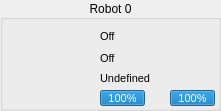
   <widget class="QGroupBox" name="groupBox">
    <property name="geometry">
     <rect>
      <x>920</x>
      <y>86</y>
      <width>221</width>
      <height>111</height>
     </rect>
    </property>
    <property name="title">
     <string>Robot 0</string>
    </property>
    <property name="alignment">
     <set>Qt::AlignCenter</set>
    </property>
    <widget class="QLabel" name="sprite_1">
     <property name="geometry">
      <rect>
       <x>8</x>
       <y>30</y>
       <width>64</width>
       <height>64</height>
      </rect>
     </property>
     <property name="text">
      <string/>
     </property>
     <property name="pixmap">
      <pixmap resource="../../rsc.qrc">:/textures/textures/robots/blue/b0.png</pixmap>
     </property>
     <property name="scaledContents">
      <bool>true</bool>
     </property>
    </widget>
    <widget class="QProgressBar" name="battery_1">
     <property name="geometry">
      <rect>
       <x>100</x>
       <y>90</y>
       <width>45</width>
       <height>16</height>
      </rect>
     </property>
     <property name="font">
      <font>
       <pointsize>8</pointsize>
      </font>
     </property>
     <property name="autoFillBackground">
      <bool>false</bool>
     </property>
     <property name="value">
      <number>100</number>
     </property>
    </widget>
    <widget class="QLabel" name="label">
     <property name="geometry">
      <rect>
       <x>80</x>
       <y>90</y>
       <width>16</width>
       <height>16</height>
      </rect>
     </property>
     <property name="text">
      <string/>
     </property>
     <property name="pixmap">
      <pixmap resource="../../rsc.qrc">:/textures/textures/ui/battery.png</pixmap>
     </property>
     <property name="scaledContents">
      <bool>true</bool>
     </property>
    </widget>
    <widget class="QLabel" name="label_21">
     <property name="geometry">
      <rect>
       <x>80</x>
       <y>30</y>
       <width>16</width>
       <height>14</height>
      </rect>
     </property>
     <property name="text">
      <string/>
     </property>
     <property name="pixmap">
      <pixmap resource="../../rsc.qrc">:/textures/textures/ui/connect.png</pixmap>
     </property>
     <property name="scaledContents">
      <bool>true</bool>
     </property>
    </widget>
    <widget class="QLabel" name="status_1">
     <property name="geometry">
      <rect>
       <x>100</x>
       <y>28</y>
       <width>17</width>
       <height>17</height>
      </rect>
     </property>
     <property name="font">
      <font>
       <pointsize>8</pointsize>
      </font>
     </property>
     <property name="text">
      <string>Off</string>
     </property>
    </widget>
    <widget class="QLabel" name="dribble_1">
     <property name="geometry">
      <rect>
       <x>100</x>
       <y>50</y>
       <width>17</width>
       <height>17</height>
      </rect>
     </property>
     <property name="font">
      <font>
       <pointsize>8</pointsize>
      </font>
     </property>
     <property name="text">
      <string>Off</string>
     </property>
    </widget>
    <widget class="QLabel" name="label_27">
     <property name="geometry">
      <rect>
       <x>80</x>
       <y>50</y>
       <width>16</width>
       <height>16</height>
      </rect>
     </property>
     <property name="text">
      <string/>
     </property>
     <property name="pixmap">
      <pixmap resource="../../rsc.qrc">:/textures/textures/ui/dribble.png</pixmap>
     </property>
     <property name="scaledContents">
      <bool>true</bool>
     </property>
    </widget>
    <widget class="QLabel" name="imgrole_1">
     <property name="geometry">
      <rect>
       <x>80</x>
       <y>70</y>
       <width>16</width>
       <height>16</height>
      </rect>
     </property>
     <property name="text">
      <string/>
     </property>
     <property name="pixmap">
      <pixmap resource="../../rsc.qrc">:/textures/textures/ui/none.png</pixmap>
     </property>
     <property name="scaledContents">
      <bool>true</bool>
     </property>
    </widget>
    <widget class="QLabel" name="role_1">
     <property name="geometry">
      <rect>
       <x>100</x>
       <y>70</y>
       <width>111</width>
       <height>17</height>
      </rect>
     </property>
     <property name="font">
      <font>
       <pointsize>8</pointsize>
      </font>
     </property>
     <property name="text">
      <string>Undefined</string>
     </property>
    </widget>
    <widget class="QLabel" name="label_10">
     <property name="geometry">
      <rect>
       <x>150</x>
       <y>90</y>
       <width>16</width>
       <height>16</height>
      </rect>
     </property>
     <property name="text">
      <string/>
     </property>
     <property name="pixmap">
      <pixmap resource="../../rsc.qrc">:/textures/textures/ui/chute.png</pixmap>
     </property>
     <property name="scaledContents">
      <bool>true</bool>
     </property>
    </widget>
    <widget class="QProgressBar" name="chute_1">
     <property name="geometry">
      <rect>
       <x>170</x>
       <y>90</y>
       <width>45</width>
       <height>16</height>
      </rect>
     </property>
     <property name="font">
      <font>
       <pointsize>8</pointsize>
      </font>
     </property>
     <property name="autoFillBackground">
      <bool>false</bool>
     </property>
     <property name="value">
      <number>100</number>
     </property>
    </widget>
   </widget>
